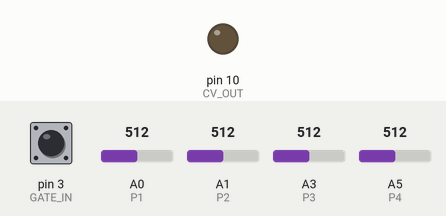
The sketch below on a simulated Arduino Uno, built with avr-gcc and run on an emulated ATmega328P. Shown: output pins drawn as LEDs (lit = HIGH). The test bench sets the inputs (shaded band); at power-on: A5 (P4) = 512, A0 (P1) = 512, A1 (P2) = 512, A3 (P3) = 512, pin 3 (GATE_IN) HIGH. Random numbers use the default seed unless the sketch sets one.

Above: at 1.2 s.
1.3 s: A5 (P4) set to 758
2.8 s: A5 (P4) set to 786
At 3.17 s:
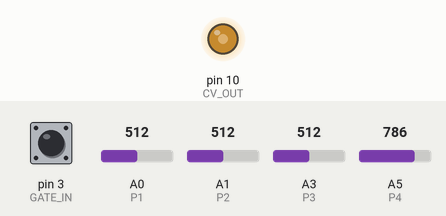
5.8 s: A0 (P1) set to 716
At 7.47 s:
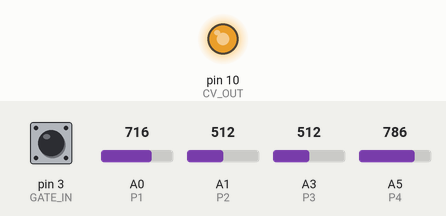
8.8 s: A1 (P2) set to 716
11.8 s: A3 (P3) set to 992
14.8 s: A3 (P3) set to 716
Timing chart, 0 to 18.8 s (numbered marks = the images above; inputs shaded):
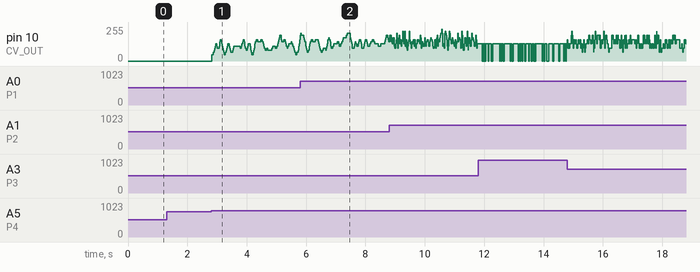

The sketch:

PerlinNoise.ino
```cpp
// (licence header left out)
#include <FastLED.h>

// GPIO Pin mapping.
#define P1 0  // offset
#define P2 1  // frequency
#define P3 3  // bit depth / bitcrusher
#define P4 5  // input logic mode

#define GATE_IN 3  // Trigger/Gate input for logic modes
#define CV_OUT 10  // CV Output for random voltage

// Exponential curve factors for frequency and noise buffer.
const float noiseReadFactor = 0.0098;

bool gate = 1;  // External gate input detect: 0=gate off, 1=gate on
bool old_gate = 0;
int nx = 0;             // Perlin noise buffer x read value
int ny = 0;             // Perlin noise buffer y read value
int seed = random16();  // Start with a new random Perlin noise Z-axis each time.
byte depth = 0;         // Bitcrush depth.
byte val = 0;           // current value from the perlin noise algorithm
byte hold = 0;          // held output value for s&h / t&h

unsigned long frequencyInterval = 1 << 14;  // Frequency timer (increase for slower rate)
unsigned long previousTime = 0;             // Store last time Frequency was updated

enum InputMode {
    OPEN,
    SAMPLE_HOLD,
    TRACK_HOLD,
    GATE
};
InputMode mode = OPEN;

void setup() {
    pinMode(GATE_IN, INPUT);  // Gate/Trigger in
    pinMode(CV_OUT, OUTPUT);  // CV output

    // Register setting for high frequency PWM.
    TCCR1A = 0b00100001;
    TCCR1B = 0b00100001;
}

void loop() {
    // Detect current selected input mode.
    InputMode inputMode = readMode();

    // Read gate input.
    old_gate = gate;
    gate = digitalRead(GATE_IN);

    // Detect if gate has just opened.
    if (old_gate == 0 && gate == 1) {
        switch (inputMode) {
            case SAMPLE_HOLD:
            case TRACK_HOLD:
                hold = val;
        }
    }
    // Detect if gate has just closed.
    if (old_gate == 1 && gate == 0) {
        if (inputMode == GATE) {
            hold = 0;
        }
    }

    // Frequency or rate of change.
    long offset =  map(analogRead(P1), 0, 1024, -63, 63);
    unsigned long currentTime = micros();

    if (currentTime - previousTime > frequencyInterval) {
        // Calculate the output value.
        nx += pow(2, analogRead(P2) * noiseReadFactor);
        val = inoise8(nx, ++ny, seed);
        if (offset > 0) {
            val = constrain(val + offset, 0, 255);
        } else {
            val = (val > abs(offset)) ? val + offset : 0;
        }

        // Reduce the bit depth of the output value.
        depth = analogRead(P3) >> 7;
        val = bitcrush(val, depth);

        // Set next frequency update deadline.
        previousTime = currentTime;
        // Determine the output value based on the current selected input mode.
        analogWrite(CV_OUT, output(inputMode));
    }
}

int bitcrush(int val, byte depth) {
    if (depth == 0) {
        return val;
    }
    return (val >> depth) * pow(2, depth);
}

InputMode readMode() {
    switch (analogRead(P4) >> 8) {
        case 0:
            return OPEN;
        case 1:
            return SAMPLE_HOLD;
        case 2:
            return TRACK_HOLD;
        case 3:
            return GATE;
    }
}

byte output(InputMode inputMode) {
    switch (inputMode) {
        case OPEN:
            return val;
        case SAMPLE_HOLD:
            return hold;
        case TRACK_HOLD:
            return (gate == 1) ? hold : val;
        case GATE:
            return (gate == 1) ? val : 0;
    }
}
```

Measured:
- the behaviour switches between 767 and 768 on A5 (P4) (found by bisection; images 0 and 1)
- after the input at 1.3 s, every drawn part: stays the same
